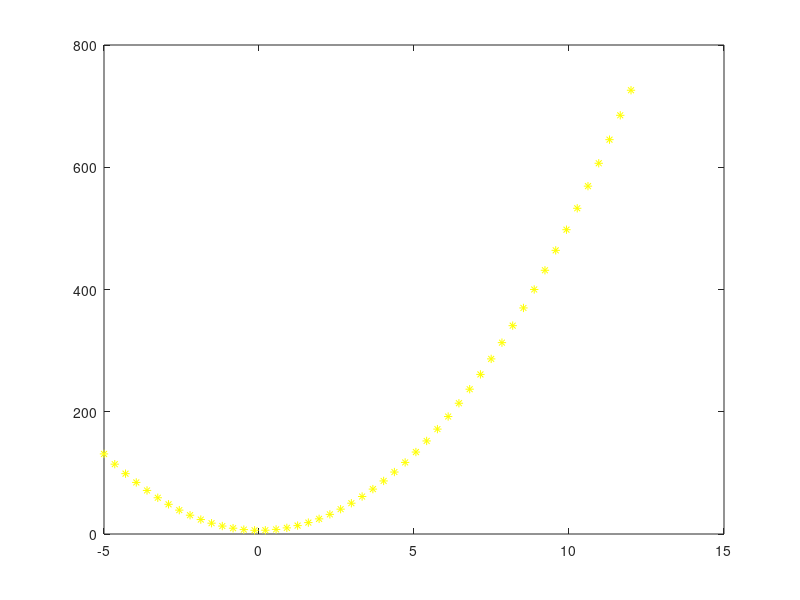

This figure's MATLAB source:
%
% Questao 2 
% Jamisson Jader Moraes Pereira 
%

close all
figure(1)
  
x = linspace(-5, 12, 50);
y=5*x.^2+6;
plot(x,y, 'y*');
